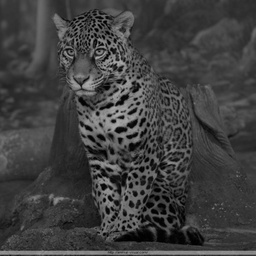
#> input picture openCV/class/tiger.jpg, 256 x 256 px, shrunk from 1024 x 1024 before the run
$ python main.py
#> lines starting #> are read from the running program, lines starting #| are printed output that depends on the picture
#> further down, img is the input picture: shape (256, 256); min 0, max 173, mean 63.5
### openCV/class/cisalhamento.py
import cv2
import numpy as np
from math import e, pi
from numpy import tan
import sys
from interpolacao import interpol

def degree_to_rad(angulo):
	return pi*angulo/180

def new_pos(x, y, tg1, tg2):
	return int(x+y*tg1), int(y+x*tg2)

def cisalha(fundo, img, angulo1 = 0, angulo2 = 0):
#> called with angulo1 = 0, angulo2 = 0.349
	rows, cols = img.shape
#> rows = 256; cols = 256
	tg1 = tan(angulo1)
	tg2 = tan(angulo2)
	for x in range(rows):
		for y in range(cols):
			u, v = new_pos(x, y, tg1, tg2)
			if -1 < u < rows and -1 < v < cols:
				fundo[u][v] = img[x][y]
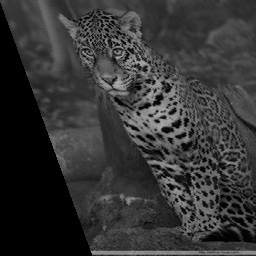
#> fundo: shape (256, 256); min 0, max 173, mean 53.1

# [18 lines that do not run on import are left out]

### openCV/class/interpolacao.py
import cv2
import numpy as np

def intensidade(img, i, j):
	k = 0
	n_k = 0
	for n in range(i-1, i+1):
		for m in range(j-1, j+1):
			if img[n][m] > 0:
				k += int(img[n][m])
				n_k += 1
	try:
		return np.uint8(k/n_k)
	except:
		return 0

def interpol(img):
	rows, cols = img.shape
	for i in range(1, rows - 1):
		for j in range (1, cols - 1):
			if img[i][j] == 0:
				img[i][j] = intensidade(img, i, j)

### openCV/class/class_process.py
import cv2
import numpy as np
import matplotlib.pyplot as plt
from rotacao      import *
from translacao   import *
from interpolacao import *
from cisalhamento import cisalha

class ImageProcess:
	'''
		As imagens processadas irao estar
	Salvas em dicionario onde as chaves sao:
	img  = imagem de entrada
	tra  = imagem transladada
	rot  = imagem rotacionada
	fft  = FFT da imagem
	dft  = DFT da imagem
	cis  = imagem cisalhada
	'''
	def __init__(self, img):
		'''
			Inicia colocando uma
		imagem dentro da classe.
		'''
		self.__dict = {'img' : img}
		self.__rows, self.__cols = img.shape

	def __createImage(self, key):
		'''
			Cria uma imgem para trabalhar.
		'''
		self.__dict[key] = np.zeros([self.__rows, self.__cols], dtype = np.uint8)

	# [30 lines left out: functions translacao, rotacao, FFT, DFT, not called in this run]

	def cisalhamento(self, anguloX = 0, anguloY = 0):
		'''
			Cisalha a imagem segundo os angulos
		dados como argumento.
		'''
		self.__createImage('cis')
		cisalha(self.__dict['cis'], self.__dict['img'], degree_to_rad(anguloX), degree_to_rad(anguloY))
		interpol(self.__dict['cis'])

	def show(self, key):
		'''
			Esse metodo ira mostar a
		imagem ate que o botao 'q' de
		'quit' seja prescionado.
		'''
#> called with key = 'cis'
		if not key in self.__dict.keys():
			print('Imagem nao existe')
			return

		cv2.imshow(key, self.__dict[key])
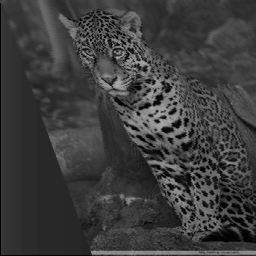
#> window 'cis': shape (256, 256); min 0, max 173, mean 60.9
		while True:
			if chr(cv2.waitKey(1) & 0xFF) == 'q':
#> (key Esc is pressed here)
				break
		cv2.destroyAllWindows()

	# [6 lines left out: function salvar, not called in this run]

### openCV/class/rotacao.py
import numpy as np
import cv2

sin = np.sin
cos = np.cos
PI  = np.pi

def degree_to_rad(ang):
	return ang*PI/180

def posicao_rotacao(pos, centro, sin_ang, cos_ang):
	return int((pos[0] - centro[0])*cos_ang - (pos[1] - centro[1])*sin_ang), int((pos[0] - centro[0])*sin_ang + (pos[1] - centro[1])*cos_ang)

# [8 lines left out: function rotation, not called in this run]

### openCV/class/main.py
import cv2
import numpy as np
from class_process import *

img = cv2.imread('tiger.jpg', cv2.IMREAD_GRAYSCALE)

ImP = ImageProcess(img)

ImP.cisalhamento(0, 20)

ImP.show('cis')
